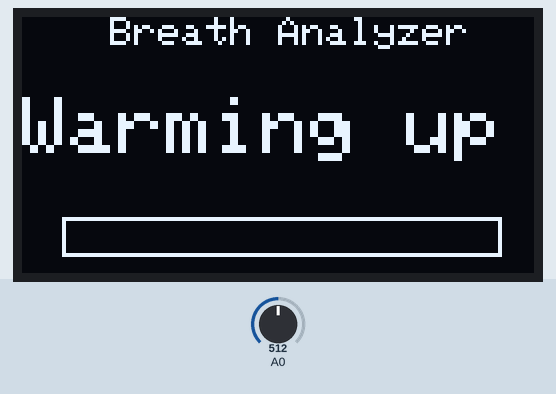
Bench run of a sketch on a simulated Arduino Uno, built with avr-gcc and run on an emulated ATmega328P. Parts: 128×64 one-colour display. The test bench sets the inputs (shaded band); at power-on: A0 = 512.

Above: at 0.2 s.
At 27.2 s:
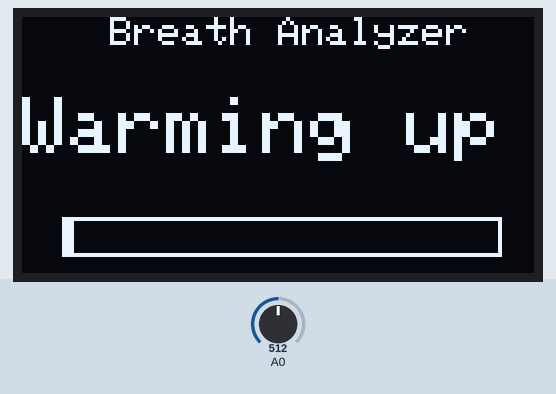
At 45.2 s:
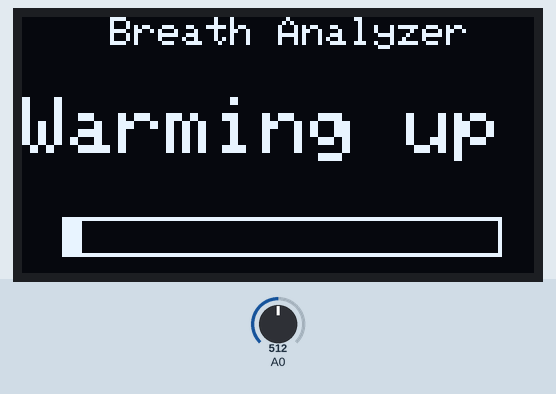
At 63.1 s:
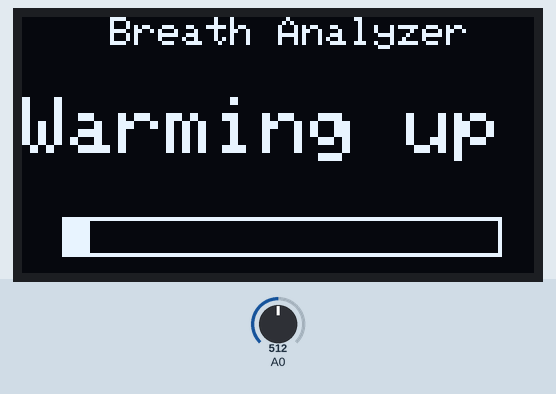
At 90.1 s:
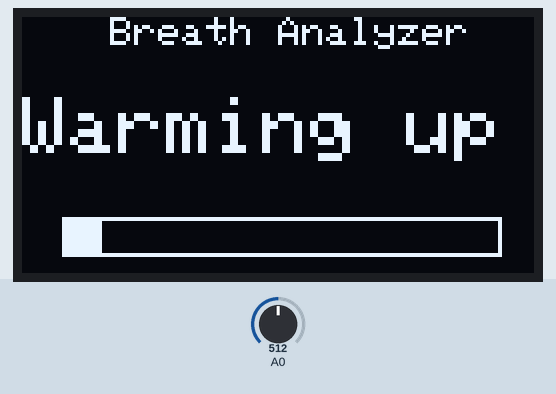
At 126.2 s:
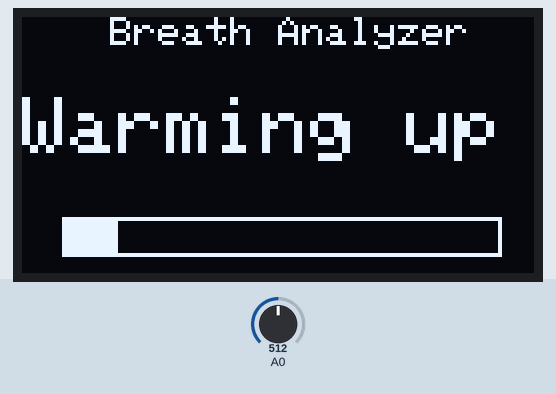

The sketch:

Breathalyzer.ino
```cpp
#include <SPI.h>
#include <Wire.h>
#include <Adafruit_GFX.h>
#include <Adafruit_SSD1306.h>

#define OLED_RESET 4
#define ANALOG_PIN 0
#define TIME_UNTIL_WARMUP 900

Adafruit_SSD1306 display(OLED_RESET);

class BreathAnalyzer {
  private:
    int analogPin;
    unsigned long warmupTime;

  public:
    BreathAnalyzer(int pin, unsigned long warmup) : analogPin(pin), warmupTime(warmup) {}

    void setup() {
      display.begin(SSD1306_SWITCHCAPVCC, 0x3C);
      display.clearDisplay();
    }

    void loop() {
      delay(100);

      int val = readAlcohol();
      printTitle();

      if (millis() / 1000 <= warmupTime) {
        printWarming();
        displayWarmupProgress();
      } else {
        printAlcoholLevel(val);
      }

      display.display();
    }

  private:
    void printTitle() {
      display.clearDisplay();
      display.setTextSize(1);
      display.setTextColor(WHITE);
      display.setCursor(22, 0);
      display.println("Breath Analyzer");
    }

    void printWarming() {
      display.setTextSize(2);
      display.setTextColor(WHITE);
      display.setCursor(0, 20);
      display.println("Warming up");
    }

    void displayWarmupProgress() {
      unsigned long time = millis() / 1000;
      int progress = map(time, 0, warmupTime, 0, 100);
      display.drawRect(10, 50, 110, 10, WHITE); // Empty Bar
      display.fillRect(10, 50, progress, 10, WHITE);
    }

    void printAlcoholLevel(int value) {
      display.setTextSize(1);
      display.setTextColor(WHITE);
      display.setCursor(10, 55);

      if (value < 200) {
        display.println("You are sober.");
      } else if (value >= 200 && value < 280) {
        display.println("You had a beer.");
      } else if (value >= 280 && value < 350) {
        display.println("Two or more beers.");
      } else if (value >= 350 && value < 450) {
        display.println("I smell Ouzo!");
      } else {
        display.println("You are drunk!");
      }
    }

    int readAlcohol() {
      int val1 = analogRead(analogPin);
      delay(10);
      int val2 = analogRead(analogPin);
      delay(10);
      int val3 = analogRead(analogPin);

      return (val1 + val2 + val3) / 3;
    }
};

BreathAnalyzer breathAnalyzer(ANALOG_PIN, TIME_UNTIL_WARMUP);

void setup() {
  breathAnalyzer.setup();
}

void loop() {
  breathAnalyzer.loop();
}
```
